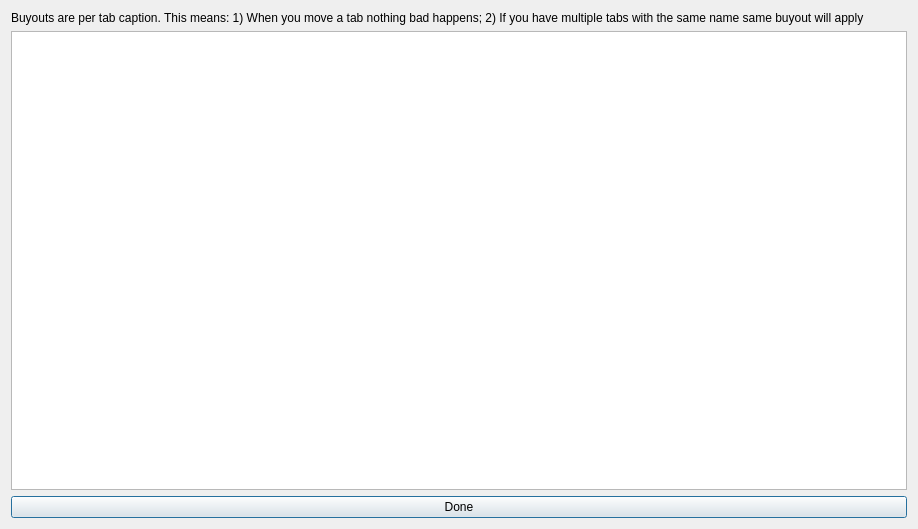
<?xml version="1.0" encoding="UTF-8"?>
<ui version="4.0">
 <class>TabBuyoutsDialog</class>
 <widget class="QDialog" name="TabBuyoutsDialog">
  <property name="geometry">
   <rect>
    <x>0</x>
    <y>0</y>
    <width>918</width>
    <height>529</height>
   </rect>
  </property>
  <property name="windowTitle">
   <string>Dialog</string>
  </property>
  <layout class="QVBoxLayout" name="verticalLayout">
   <item>
    <widget class="QLabel" name="label">
     <property name="text">
      <string>Buyouts are per tab caption. This means: 1) When you move a tab nothing bad happens; 2) If you have multiple tabs with the same name same buyout will apply</string>
     </property>
    </widget>
   </item>
   <item>
    <widget class="QTableWidget" name="tableWidget"/>
   </item>
   <item>
    <widget class="QPushButton" name="pushButton">
     <property name="text">
      <string>Done</string>
     </property>
    </widget>
   </item>
  </layout>
 </widget>
 <resources/>
 <connections/>
</ui>
